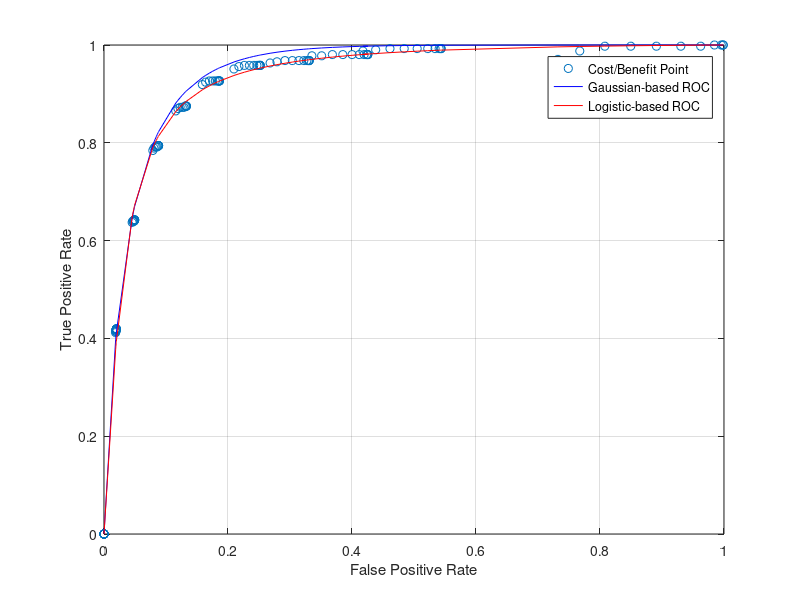

The MATLAB source for this figure:
clc;clear;close all;

%% Load cost/benefit points (Sensitivity and Specificity)
load SEN
load SPE

%% Probit
SEN_log = [];
a = 3.8;
b = 0.24;
SEN_pro = [];
SEN_pro_AUC = [];


N = length(SEN);
x = linspace(0,1,N);
for ii = 1 : N

    r = 1/2 + 1/2*erf( (1+b)/(1-b)*erfinv(1-2*SPE(ii)) + a*sqrt(pi)/(4-4*b) );
    SEN_pro = [SEN_pro; r];
    
    r = 1/2 + 1/2*erf( (1+b)/(1-b)*erfinv(1-2*x(ii)) + a*sqrt(pi)/(4-4*b) );
    SEN_pro_AUC = [SEN_pro_AUC; r];
end


%%  Logit
a = 3.9;
b = 0.1;
SEN_log_AUC = [];
delta = 0.0001;
for ii = 1 : N

    TS      = exp(a/(1-b)) * ( (1-SPE(ii))/SPE(ii) )^( (1+b)/(1-b) );
    MS      = 1 + exp(a/(1-b)) * ( (1-SPE(ii))/SPE(ii) )^( (1+b)/(1-b) );
    SEN_log = [SEN_log; TS/MS];
    
    TS      = exp(a/(1-b)) * ( (1-x(ii))/(x(ii)+delta) )^( (1+b)/(1-b) );
    MS      = 1 + exp(a/(1-b)) * ( (1-x(ii))/(x(ii)+delta) )^( (1+b)/(1-b) );    
    SEN_log_AUC = [SEN_log_AUC; TS/MS];
    
end

%% ERROR
error_log = abs(SEN -SEN_log );
error_log = sum(error_log)/N

error_pro = abs(SEN -SEN_pro );
error_pro = sum(error_pro)/N

%% AUC
S_log = 0;
for ii = 1 : N-1
    S_log = S_log + 1/2*(SEN_log_AUC(ii) + SEN_log_AUC(ii+1))*(x(ii+1)-x(ii));
end
S_log

S_pro = 0;
for ii = 1 : N-1
    S_pro = S_pro + 1/2*(SEN_pro_AUC(ii) + SEN_pro_AUC(ii+1))*(x(ii+1)-x(ii));
end
S_pro

%% PLOT
figure; 
plot(1 - SPE, SEN,'o');hold on;
plot(1 - SPE',SEN_pro','b');
hold on;
plot(1 - SPE',SEN_log','r');
legend('Cost/Benefit Point','Gaussian-based ROC','Logistic-based ROC');
xlabel('False Positive Rate');
ylabel('True Positive Rate');
grid on;


